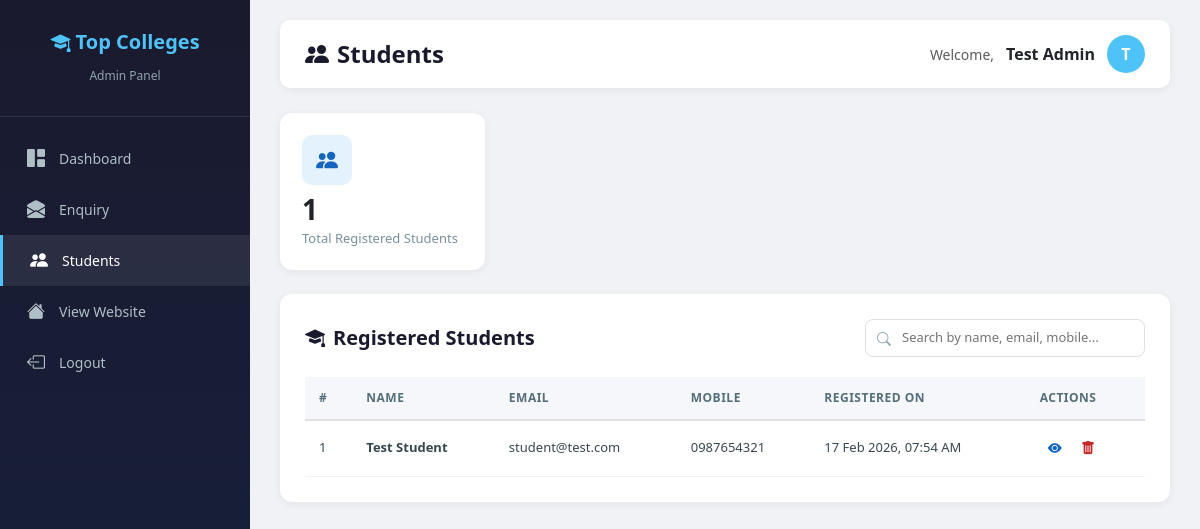
The app's page /admin/students.php (signed in) with its own data.
### tables this page shows
CREATE TABLE IF NOT EXISTS `students` (
  `id` int(11) NOT NULL AUTO_INCREMENT,
  `name` varchar(255) NOT NULL,
  `mobile` varchar(20) NOT NULL,
  `email` varchar(255) NOT NULL,
  `password` varchar(255) NOT NULL,
  `created_at` timestamp NOT NULL DEFAULT CURRENT_TIMESTAMP,
  `updated_at` timestamp NOT NULL DEFAULT CURRENT_TIMESTAMP ON UPDATE CURRENT_TIMESTAMP,
  PRIMARY KEY (`id`),
  UNIQUE KEY `unique_email` (`email`)
);

### admin/students.php (the view, shortened to what this page needs)
<?php
include "../config/database.php";
$stmt = $conn->query("SELECT * FROM students ORDER BY created_at DESC");
$students = $stmt->fetchAll(PDO::FETCH_ASSOC);
$totalStudents = count($students);
?>
<!DOCTYPE html>
<html lang="en">
<head>
    <link rel="stylesheet" href="https://cdn.jsdelivr.net/npm/bootstrap@5.3.2/dist/css/bootstrap.min.css">
    <link rel="stylesheet" href="https://cdn.jsdelivr.net/npm/bootstrap-icons@1.11.1/font/bootstrap-icons.css">
    <link rel="stylesheet" href="styles.css">
</head>
<body>
    <div class="sidebar">
        <div class="brand">
            <h3><i class="bi bi-mortarboard-fill"></i> Top Colleges</h3>
            <small>Admin Panel</small>
        </div>
        <nav class="mt-3">
            <a href="dashboard.php" class="nav-link">
                <i class="bi bi-grid-1x2-fill"></i> Dashboard
            </a>
            <a href="enquiry.php" class="nav-link">
                <i class="bi bi-envelope-open-fill"></i> Enquiry
            </a>
            <a href="students.php" class="nav-link active">
                <i class="bi bi-people-fill"></i> Students
            </a>
            <a href="../index.php" class="nav-link">
                <i class="bi bi-house-fill"></i> View Website
            </a>
            <a href="../logout.php" class="nav-link">
                <i class="bi bi-box-arrow-left"></i> Logout
            </a>
        </nav>
    </div>
    <div class="main-content">
        <div class="top-bar">
            <h4><i class="bi bi-people-fill me-2"></i>Students</h4>
            <div class="admin-info">
                <span class="text-muted" style="font-size:14px;">Welcome,</span>
                <strong><?php echo htmlspecialchars($_SESSION['user']); ?></strong>
                <div class="avatar"><?php echo strtoupper(substr($_SESSION['user'], 0, 1)); ?></div>
            </div>
        </div>
        <div class="row g-4 mb-4">
            <div class="col-xl-3 col-md-6">
                <div class="stat-card">
                    <div class="icon-box bg-primary-soft"><i class="bi bi-people-fill"></i></div>
                    <h2><?php echo $totalStudents; ?></h2>
                    <p>Total Registered Students</p>
                </div>
            </div>
        </div>
        <div class="table-card">
            <div class="card-header-custom">
                <h5><i class="bi bi-mortarboard-fill me-2"></i>Registered Students</h5>
                <div class="search-box">
                    <i class="bi bi-search"></i>
                    <input type="text" id="studentSearchInput" placeholder="Search by name, email, mobile...">
                </div>
            </div>
            <?php if ($totalStudents > 0): ?>
                <div class="table-responsive">
                    <table class="app-table" id="studentTable">
                        <thead>
                            <tr>
                                <th>#</th>
                                <th>Name</th>
                                <th>Email</th>
                                <th>Mobile</th>
                                <th>Registered On</th>
                                <th>Actions</th>
                            </tr>
                        </thead>
                        <tbody>
                            <?php foreach ($students as $i => $stu): ?>
                                <tr id="stu-row-<?php echo $stu['id']; ?>">
                                    <td><?php echo $i + 1; ?></td>
                                    <td><strong><?php echo htmlspecialchars($stu['name']); ?></strong></td>
                                    <td><?php echo htmlspecialchars($stu['email']); ?></td>
                                    <td><?php echo htmlspecialchars($stu['mobile']); ?></td>
                                    <td><?php echo date('d M Y, h:i A', strtotime($stu['created_at'])); ?></td>
                                    <td>
                                        <button class="btn-action btn-view" title="View Details"
                                            onclick='viewStudent(<?php echo json_encode($stu); ?>)'>
                                            <i class="bi bi-eye-fill"></i>
                                        </button>
                                        <button class="btn-action btn-delete" title="Delete"
                                            onclick="deleteStudent(<?php echo $stu['id']; ?>)">
                                            <i class="bi bi-trash-fill"></i>
                                        </button>
                                    </td>
                                </tr>
                            <?php endforeach; ?>
                        </tbody>
                    </table>
                </div>
            <?php endif; ?>
        </div>
    </div>
</body>
</html>

### admin/styles.css (style rules this page uses)
* { margin: 0; padding: 0; box-sizing: border-box; }
body { font-family: 'Segoe UI', Tahoma, Geneva, Verdana, sans-serif; background: #f0f2f5; min-height: 100vh; }
.sidebar { position: fixed; top: 0; left: 0; width: 250px; height: 100vh; background: linear-gradient(180deg, #1a1a2e 0%, #16213e 100%); color: #fff; padding: 20px 0; z-index: 1000; overflow-y: auto; }
.sidebar .brand { padding: 10px 20px 30px; text-align: center; border-bottom: 1px solid rgba(255,255,255,0.1); }
.sidebar .brand h3 { font-size: 20px; font-weight: 700; color: #4fc3f7; }
.sidebar .brand small { color: #90a4ae; font-size: 12px; }
.sidebar .nav-link { color: #b0bec5; padding: 12px 25px; display: flex; align-items: center; gap: 12px; transition: all 0.3s; font-size: 14px; text-decoration: none; }
.sidebar .nav-link:hover, .sidebar .nav-link.active { color: #fff; background: rgba(255,255,255,0.08); border-left: 3px solid #4fc3f7; }
.sidebar .nav-link i { font-size: 18px; width: 22px; text-align: center; }
.main-content { margin-left: 250px; padding: 20px 30px; }
.top-bar { display: flex; justify-content: space-between; align-items: center; background: #fff; padding: 15px 25px; border-radius: 10px; box-shadow: 0 2px 8px rgba(0,0,0,0.06); margin-bottom: 25px; }
.top-bar h4 { margin: 0; font-weight: 600; color: #1a1a2e; }
.top-bar .admin-info { display: flex; align-items: center; gap: 12px; }
.top-bar .admin-info .avatar { width: 38px; height: 38px; border-radius: 50%; background: #4fc3f7; display: flex; align-items: center; justify-content: center; color: #fff; font-weight: 700; }
.stat-card { background: #fff; border-radius: 12px; padding: 22px; box-shadow: 0 2px 8px rgba(0,0,0,0.06); transition: transform 0.2s; }
.stat-card .icon-box { width: 50px; height: 50px; border-radius: 10px; display: flex; align-items: center; justify-content: center; font-size: 22px; }
.stat-card h2 { font-size: 28px; font-weight: 700; margin: 8px 0 2px; }
.stat-card p { font-size: 13px; color: #78909c; margin: 0; }
.bg-primary-soft { background: #e3f2fd; color: #1565c0; }
.table-card { background: #fff; border-radius: 12px; padding: 25px; box-shadow: 0 2px 8px rgba(0,0,0,0.06); }
.table-card .card-header-custom { display: flex; justify-content: space-between; align-items: center; margin-bottom: 20px; flex-wrap: wrap; gap: 10px; }
.table-card .card-header-custom h5 { font-weight: 600; color: #1a1a2e; margin: 0; }
.search-box { position: relative; width: 280px; }
.search-box input { width: 100%; padding: 8px 12px 8px 36px; border: 1px solid #e0e0e0; border-radius: 8px; font-size: 13px; outline: none; transition: border 0.3s; }
.search-box i { position: absolute; left: 12px; top: 50%; transform: translateY(-50%); color: #90a4ae; font-size: 14px; }
.table-responsive { overflow-x: auto; }
.app-table { width: 100%; border-collapse: collapse; font-size: 13px; }
.app-table thead th { background: #f5f7fa; padding: 12px 14px; text-align: left; font-weight: 600; color: #546e7a; font-size: 12px; text-transform: uppercase; letter-spacing: 0.5px; border-bottom: 2px solid #e0e0e0; white-space: nowrap; }
.app-table tbody td { padding: 12px 14px; border-bottom: 1px solid #f0f0f0; color: #37474f; vertical-align: middle; }
.btn-action { border: none; padding: 5px 8px; border-radius: 6px; cursor: pointer; font-size: 14px; transition: all 0.2s; background: transparent; }
.btn-action.btn-view { color: #1565c0; }
.btn-action.btn-delete { color: #c62828; }

### records on screen
students: name "Test Student", email "student@test.com", mobile "0987654321", created_at "17 Feb 2026, 07:54 AM"

### other values on screen
$_SESSION['user'] "Test Admin"
substr($_SESSION['user'], 0, 1) "T"
$totalStudents "1"
